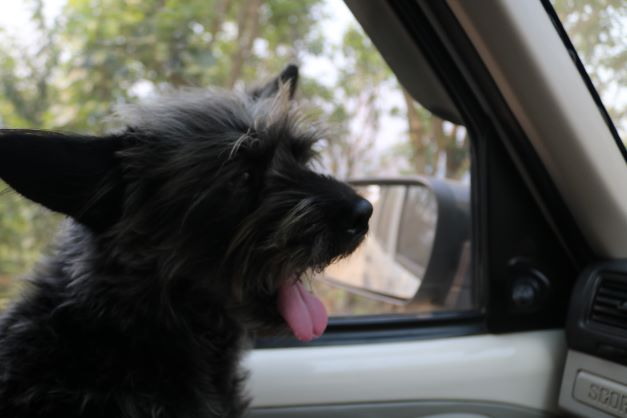
#> input picture 02. ConvolutionalNeuralNetworks/Images/Bal1.JPG, 627 x 418 px, found by its file name
$ jupyter execute Convolutions.ipynb   (shell and % lines are left out)
#> lines starting #> are read from the running program, lines starting #| are printed output that depends on the picture
**INITIALIZATION:**
- I use these three lines of code on top of my each notebooks because it will help to prevent any problems while reloading the same project. And the third line of code helps to make visualization within the notebook.

[cell 1]
#@ INITIALIZATION:

**DOWNLOADING LIBRARIES AND DEPENDENCIES:**
- I have downloaded all the libraries and dependencies required for the project in one particular cell.

[cell 2]
#@ DOWNLOADING LIBRARIES AND DEPENDENCIES:
import numpy as np
from skimage.exposure import rescale_intensity
import cv2
import imutils
from google.colab.patches import cv2_imshow

**CONVOLUTIONS:**
- **Convolution** is simply an elementwise multiplication of two matrices followed by a sum.

[cell 3]
#@ DEFINING CUSTOM CONVOLUTION METHOD: WITH OPENCV:
def convolve(image, kernel):                            # Defining Convolve Function.
    (iH, iW) = image.shape[:2]                          # Initializing Height and Width of Image.
    (kH, kW) = kernel.shape[:2]                         # Initializing Height and Width of Kernel.
    pad = (kH - 1) // 2                                 # Initializing Padding.
    image = cv2.copyMakeBorder(image,pad,pad,pad,pad,
                               cv2.BORDER_REPLICATE)    # Padding Input Image.
    output = np.zeros((iH, iW), dtype="float32")        # Initializing Dimension of Input Image.
    for y in np.arange(pad, iH + pad):
        for x in np.arange(pad, iW + pad):
            roi = image[y-pad : y+pad+1, x-pad:x+pad+1] # Getting ROI of Image.
            k = (roi * kernel).sum()                    # Initializing Convolution.
            output[y-pad, x-pad] = k
    output = rescale_intensity(output,in_range=(0,255)) # Rescaling Output Image.
    output = (output * 255).astype("uint8")
    return output

[cell 4]
#@ CONSTRUCTING AVERAGE BLURRING KERNELS:
smallblur = np.ones((7, 7),dtype="float") * (1.0/(7*7))     # Initializing Kernel.
largeblur = np.ones((21,21),dtype="float")*(1.0/(21*21))    # Initializing Kernel.

#@ CONSTRUCTING SHARPENING FILTER:
sharpen = np.array(([0, -1, 0],
                    [-1, 5, -1],
                    [0, -1, 0]), dtype="int")

#@ CONSTRUCTING LAPLACIAN KERNEL:
laplacian = np.array(([0, 1, 0],
                      [1, -4, 1],
                      [0, 1, 0]), dtype="int")

#@ CONSTRUCTING SOBEL X-AXIS KERNEL:
sobelX = np.array(([-1, 0, 1],
                   [-2, 0, 2],
                   [-1, 0, 1]), dtype="int")

#@ CONSTRUCTING SOBEL Y-AXIS KERNEL:
sobelY = np.array(([-1, -2, -1],
                   [0, 0, 0],
                   [1, 2, 1]), dtype="int")

#@ CONSTRUCTING KERNEL BANK:
kernelBank = (
    ("small_blur", smallblur),
    ("large_blur", largeblur),
    ("sharpen", sharpen),
    ("sobel_x", sobelX),
    ("sobel_y", sobelY)
)

[cell 5]
#@ IMPLEMENTATION OF CONVOLUTIONS:
image = cv2.imread("/content/Bal1.JPG")                # Reading Image.
#> image is the input picture: shape (418, 627, 3); mean B, G, R 79.9, 84.7, 84.5
image = imutils.resize(image, width=300)               # Resizing Image.
#> image: shape (200, 300, 3)
gray = cv2.cvtColor(image, cv2.COLOR_BGR2GRAY)         # Converting into Grayscale Image.
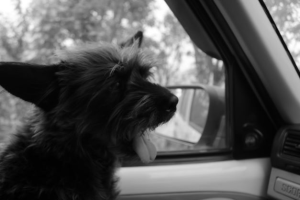
#> gray: shape (200, 300); min 0, max 255, mean 84.1

#@ IMPLEMENTATION OF CONVOLUTIONS:
for (kernelName, kernel) in kernelBank:
    convolveOutput = convolve(gray, kernel)            # Implementation of Convolve Method.
    opencvOutput = cv2.filter2D(gray, -1, kernel)      # Implementation of OpenCV.
    cv2_imshow(gray)                                   # Inspecting Image.
    cv2_imshow(convolveOutput)
    cv2_imshow(opencvOutput)
#> this loop made 5 passes
#> pass 1, in convolve, `image = cv2.copyMakeBorder(image,pad,pad,pad,pad, cv2.BORDER_REPLICATE)`:
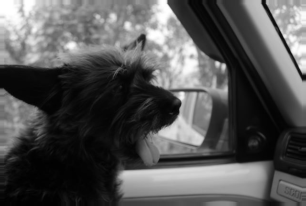
#> image: shape (206, 306); min 0, max 255, mean 85
#> pass 1, `convolveOutput = convolve(gray, kernel)`:
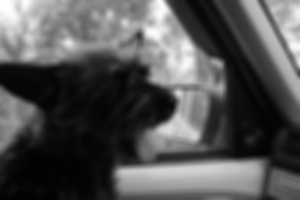
#> convolveOutput: shape (200, 300); min 1, max 255, mean 83.6
#> pass 2, in convolve (call 2), `image = cv2.copyMakeBorder(image,pad,pad,pad,pad, cv2.BORDER_REPLICATE)`:
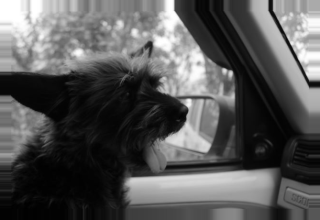
#> image: shape (220, 320); min 0, max 255, mean 87
#> after the loop:
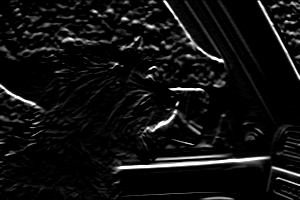
#> convolveOutput: shape (200, 300); min 0, max 255, mean 16.2

$ run again, with 02. ConvolutionalNeuralNetworks/Images/Empire_cloudy1.jpg copied over 02. ConvolutionalNeuralNetworks/Images/Bal1.JPG
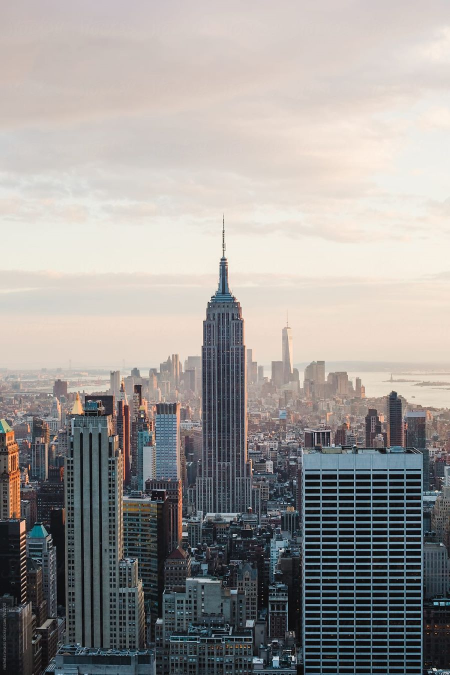
#> input picture 02. ConvolutionalNeuralNetworks/Images/Empire_cloudy1.jpg, 900 x 1349 px, found by its file name (shown at 1/2 size)
#> image is the input picture: shape (1349, 900, 3); mean B, G, R 152.1, 154.5, 157.9
#> the loop `for (kernelName, kernel) in kernelBank:` made 5 passes
#> pass 1, in convolve, `image = cv2.copyMakeBorder(image,pad,pad,pad,pad, cv2.BORDER_REPLICATE)`:
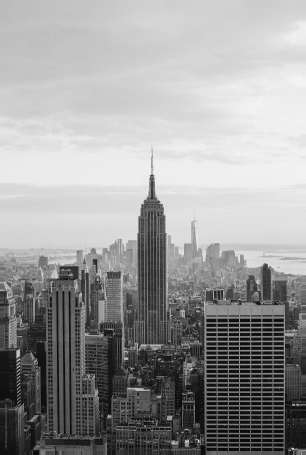
#> image: shape (455, 306); min 8, max 244, mean 155
#> after the loop `for (kernelName, kernel) in kernelBank:`:
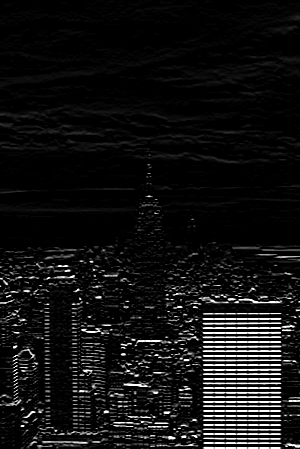
#> convolveOutput: shape (449, 300); min 0, max 255, mean 18.3
